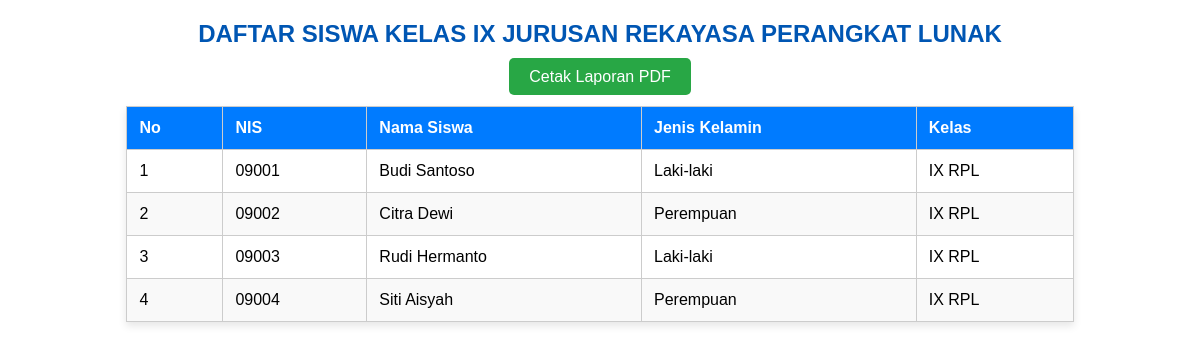
The page / on the database its author committed.
### tables this page shows
CREATE TABLE siswa (
    nis VARCHAR(10) PRIMARY KEY,
    nama_siswa VARCHAR(100) NOT NULL,
    jenis_kelamin ENUM('Laki-laki', 'Perempuan') NOT NULL,
    tempat_lahir VARCHAR(50),
    tanggal_lahir DATE,
    alamat TEXT,
    kelas VARCHAR(10) DEFAULT 'IX RPL',
    jurusan VARCHAR(50) DEFAULT 'Rekayasa Perangkat Lunak'
);

### index.php (the view, shortened to what this page needs)
<?php
include 'koneksi.php';
?>
<!DOCTYPE html>
<html lang="en">
<head>
</head>
<body>
    <h2>DAFTAR SISWA KELAS IX JURUSAN REKAYASA PERANGKAT LUNAK</h2>
    <div class="cetak-btn">
        <a href="cetak.php" target="_blank">
            Cetak Laporan PDF
        </a>
    </div>
    <table>
        <thead>
            <tr>
                <th>No</th>
                <th>NIS</th>
                <th>Nama Siswa</th>
                <th>Jenis Kelamin</th>
                <th>Kelas</th>
            </tr>
        </thead>
        <tbody>
            <?php
            $query = "SELECT * FROM siswa WHERE kelas = 'IX RPL' ORDER BY nis ASC";
            $result = $koneksi->query($query);
            $no = 1;
            if ($result->num_rows > 0) {
                while($row = $result->fetch_assoc()) {
                    echo "<tr>";
                    echo "<td>" . $no++ . "</td>";
                    echo "<td>" . htmlspecialchars($row['nis']) . "</td>";
                    echo "<td>" . htmlspecialchars($row['nama_siswa']) . "</td>";
                    echo "<td>" . htmlspecialchars($row['jenis_kelamin']) . "</td>";
                    echo "<td>" . htmlspecialchars($row['kelas']) . "</td>";
                    echo "</tr>";
                }
            } else {
                echo "<tr><td colspan='5'>Tidak ada data siswa.</td></tr>";
            }
            ?>
        </tbody>
    </table>
</body>
</html>

### index.php (style rules this page uses)
body { font-family: Arial, sans-serif; }
h2 { text-align: center; color: #0056b3; }
table { width: 80%; margin: 20px auto; border-collapse: collapse; box-shadow: 0 4px 8px rgba(0,0,0,0.1); }
th, td { border: 1px solid #ccc; padding: 12px; text-align: left; }
th { background-color: #007bff; color: white; }
tr:nth-child(even) { background-color: #f9f9f9; }
.cetak-btn { text-align: center; margin: 20px 0; }
.cetak-btn a { padding: 10px 20px; background-color: #28a745; color: white; text-decoration: none; border-radius: 5px; }

### rows shown on the page
siswa: nis "09001", nama_siswa "Budi Santoso", jenis_kelamin "Laki-laki", kelas "IX RPL"
siswa: nis "09002", nama_siswa "Citra Dewi", jenis_kelamin "Perempuan", kelas "IX RPL"
siswa: nis "09003", nama_siswa "Rudi Hermanto", jenis_kelamin "Laki-laki", kelas "IX RPL"
siswa: nis "09004", nama_siswa "Siti Aisyah", jenis_kelamin "Perempuan", kelas "IX RPL"
